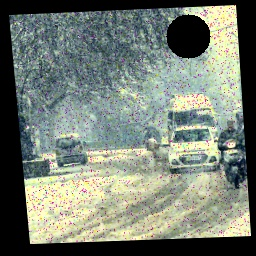
#> input picture driving_images/im001-snow.jpg, 256 x 256 px
$ python -i bright.py   (imports and definitions only)
#> lines starting #> are read from the running program, lines starting #| are printed output that depends on the picture
#> further down, picture is the input picture: shape (256, 256, 3); mean B, G, R 115.6, 126.8, 118.6
import cv2
import numpy as np


# [25 lines left out: functions white_balance, add_grain, not called in this run]


def adjust_contrast(img, clip_limit=0.6):
    # Contrast adjustment
#> called with clip_limit = 0.6
    lab = cv2.cvtColor(img, cv2.COLOR_BGR2LAB)
#> lab: shape (256, 256, 3); mean of channels 0, 1, 2 129.5, 123.3, 132.6
    l, a, b = cv2.split(lab)
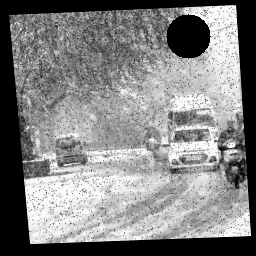
#> l: shape (256, 256); min 0, max 254, mean 129.5
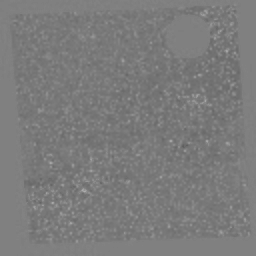
#> a: shape (256, 256); min 93, max 174, mean 123.3
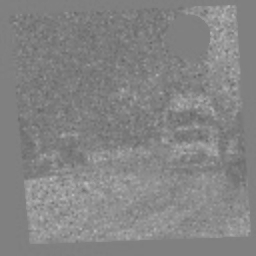
#> b: shape (256, 256); min 103, max 188, mean 132.6
    clahe = cv2.createCLAHE(clipLimit=clip_limit, tileGridSize=(9, 9))
    return cv2.cvtColor(cv2.merge([clahe.apply(l), a, b]), cv2.COLOR_LAB2BGR)


# [50 lines left out: functions highlight_blue_boost, darken_highlights, adjust_brightness, sharpen_image, not called in this run]

>>> import cv2
>>> picture = cv2.imread('driving_images/im001-snow.jpg')
>>> result = adjust_contrast(picture)

$ run again, on driving_images/im002-snow.jpg
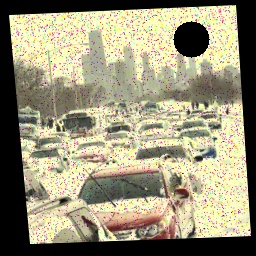
#> input picture driving_images/im002-snow.jpg, 256 x 256 px
#> picture is the input picture: shape (256, 256, 3); mean B, G, R 120.4, 146.3, 152.1
#> lab: shape (256, 256, 3); mean of channels 0, 1, 2 149.9, 126, 141.8
#> in adjust_contrast, `l, a, b = cv2.split(lab)`:
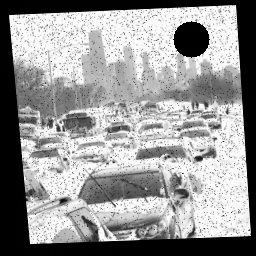
#> l: shape (256, 256); min 0, max 254, mean 149.9
#> in adjust_contrast, `l, a, b = cv2.split(lab)`:
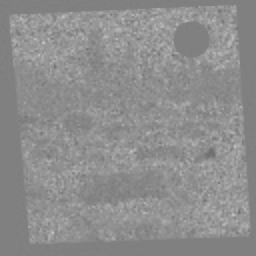
#> b: shape (256, 256); min 109, max 196, mean 141.8

$ run again, on driving_images/im003-snow.jpg
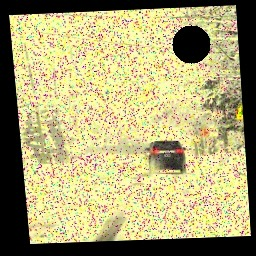
#> input picture driving_images/im003-snow.jpg, 256 x 256 px
#> picture is the input picture: shape (256, 256, 3); mean B, G, R 116.7, 164.8, 171.9
#> lab: shape (256, 256, 3); mean of channels 0, 1, 2 166.5, 123.5, 152.7
#> in adjust_contrast, `l, a, b = cv2.split(lab)`:
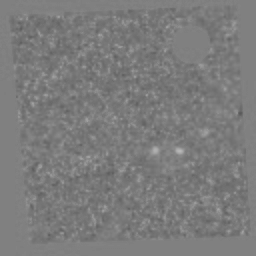
#> a: shape (256, 256); min 89, max 183, mean 123.5
#> in adjust_contrast, `l, a, b = cv2.split(lab)`:
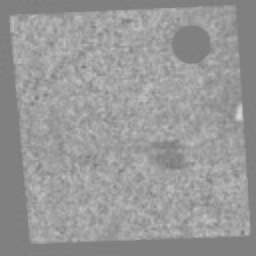
#> b: shape (256, 256); min 120, max 217, mean 152.7

$ run again, on driving_images/im004-snow.jpg
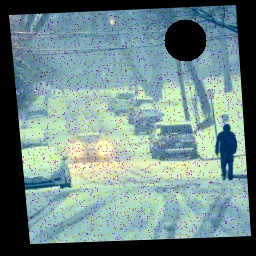
#> input picture driving_images/im004-snow.jpg, 256 x 256 px
#> picture is the input picture: shape (256, 256, 3); mean B, G, R 136.2, 136.9, 111.5
#> lab: shape (256, 256, 3); mean of channels 0, 1, 2 137.4, 120, 125.3
#> in adjust_contrast, `l, a, b = cv2.split(lab)`:
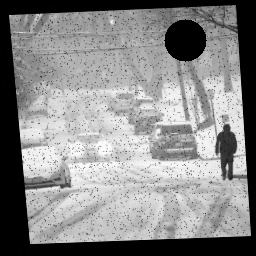
#> l: shape (256, 256); min 0, max 253, mean 137.4
#> in adjust_contrast, `l, a, b = cv2.split(lab)`:
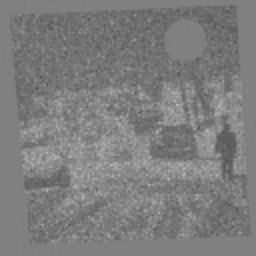
#> b: shape (256, 256); min 86, max 181, mean 125.3
